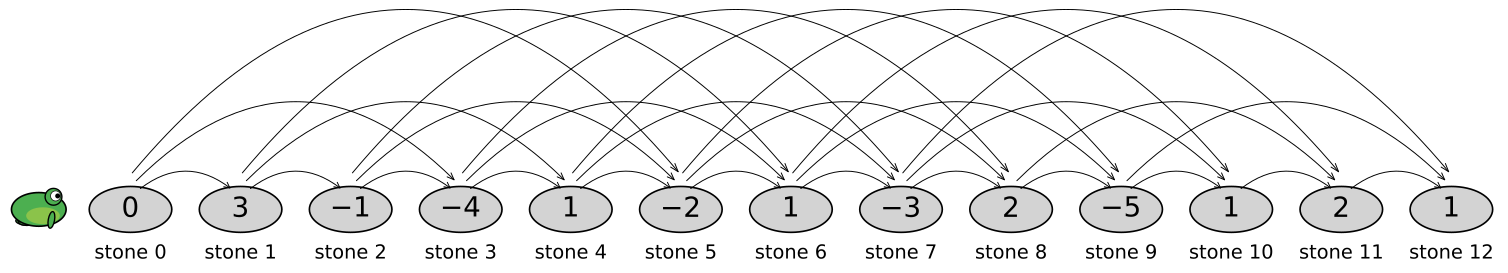

Reproduce this figure in Python.
import numpy as np
import matplotlib.pyplot as plt
from matplotlib.patches import Ellipse, Circle, FancyArrowPatch

def draw_realistic_frog(ax, x, y, s=0.5):
    """Draws a frog with a natural anatomy and legs, facing right."""
    c_body = "#4CAF50"
    c_belly = "#8BC34A"
    
    # Back Leg
    back_thigh = Ellipse((x - 0.2*s, y - 0.1*s), width=0.7*s, height=0.4*s, 
                         angle=40, facecolor=c_body, edgecolor="black", lw=1, zorder=9)
    back_foot = Ellipse((x - 0.35*s, y - 0.3*s), width=0.4*s, height=0.15*s, 
                        angle=-10, facecolor=c_body, edgecolor="black", lw=1, zorder=8)
    
    # Front Leg
    front_leg = Ellipse((x + 0.3*s, y - 0.25*s), width=0.15*s, height=0.4*s, 
                        angle=-10, facecolor=c_body, edgecolor="black", lw=1, zorder=11)
    
    # Body
    body = Ellipse((x, y), width=1.3*s, height=0.8*s, 
                   facecolor=c_body, edgecolor="black", lw=1.2, zorder=10)
    belly = Ellipse((x + 0.1*s, y - 0.15*s), width=0.8*s, height=0.4*s, 
                    facecolor=c_belly, edgecolor="none", zorder=10.5)
    
    # Eyes
    eye_mound = Circle((x + 0.35*s, y + 0.3*s), radius=0.2*s, 
                       facecolor=c_body, edgecolor="black", lw=1, zorder=11)
    eye_white = Circle((x + 0.4*s, y + 0.32*s), radius=0.12*s, 
                       facecolor="white", edgecolor="black", lw=0.5, zorder=12)
    pupil = Circle((x + 0.45*s, y + 0.32*s), radius=0.06*s, facecolor="black", zorder=13)
    
    for p in (back_thigh, back_foot, front_leg, body, belly, eye_mound, eye_white, pupil):
        ax.add_patch(p)

def make_13_stone_complex_jumps(save_path="frog_stones_3.pdf", show=True):
    # Rewards for stones 0 through 12
    rewards = [0, 3, -1, -4, 1, -2, 1, -3, 2, -5, 1, 2, 1]
    num_stones = len(rewards)
    
    # Stone dimensions
    w, h = 1.08, 0.6
    # Spacing tightened by 40% (Original gap was 2.4, now 1.44)
    x_gap = 1.44
    x_coords = np.arange(num_stones) * x_gap
    y_stone = 0
    
    # Adjust figure size for the compact layout
    fig, ax = plt.subplots(figsize=(16, 6)) 
    
    # 1. Draw Stones and Labels
    for i, (x, r) in enumerate(zip(x_coords, rewards)):
        stone = Ellipse((x, y_stone), width=w, height=h, 
                        facecolor="#d3d3d3", edgecolor="black", lw=1.2, zorder=2)
        ax.add_patch(stone)
        
        # Reward Value (Normal weight)
        ax.text(x, y_stone, f"${r}$", ha="center", va="center", 
                fontsize=20, fontweight="normal", zorder=3)
        
        # Stone Label (Lifted closer to oval)
        ax.text(x, y_stone - 0.45, f"stone {i}", ha="center", va="top", 
                fontsize=14, fontweight="normal")

    # 2. Draw Arched Arrows (k+1, k+3, k+5)
    for i in range(num_stones):
        # Jump k+1
        if i + 1 < num_stones:
            start = (x_coords[i] + 0.1, 0.25)
            end = (x_coords[i+1] - 0.1, 0.25)
            ax.add_patch(FancyArrowPatch(start, end, connectionstyle="arc3,rad=-0.4", 
                                          arrowstyle='->,head_width=2,head_length=4',
                                          lw=0.7, color="black", zorder=5))
            
        # Jump k+3
        if i + 3 < num_stones:
            start = (x_coords[i] + 0.05, 0.35)
            end = (x_coords[i+3] - 0.05, 0.35)
            ax.add_patch(FancyArrowPatch(start, end, connectionstyle="arc3,rad=-0.5", 
                                          arrowstyle='->,head_width=2,head_length=5',
                                          lw=0.7, color="black", zorder=4))

        # Jump k+5
        if i + 5 < num_stones:
            start = (x_coords[i], 0.45)
            end = (x_coords[i+5], 0.45)
            ax.add_patch(FancyArrowPatch(start, end, connectionstyle="arc3,rad=-0.6", 
                                          arrowstyle='->,head_width=2,head_length=6',
                                          lw=0.7, color="black", zorder=3))

    # 3. Draw Frog
    draw_realistic_frog(ax, x_coords[0] - 1.2, y_stone, s=0.55)

    # Final Styling
    ax.set_aspect("equal")
    ax.axis("off")
    ax.set_xlim(x_coords[0] - 2.0, x_coords[-1] + 1.2)
    ax.set_ylim(-1.5, 4.0)

    plt.tight_layout()
    plt.savefig(save_path, bbox_inches="tight")
    if show:
        plt.show()
    plt.close(fig)

if __name__ == "__main__":
    make_13_stone_complex_jumps()
